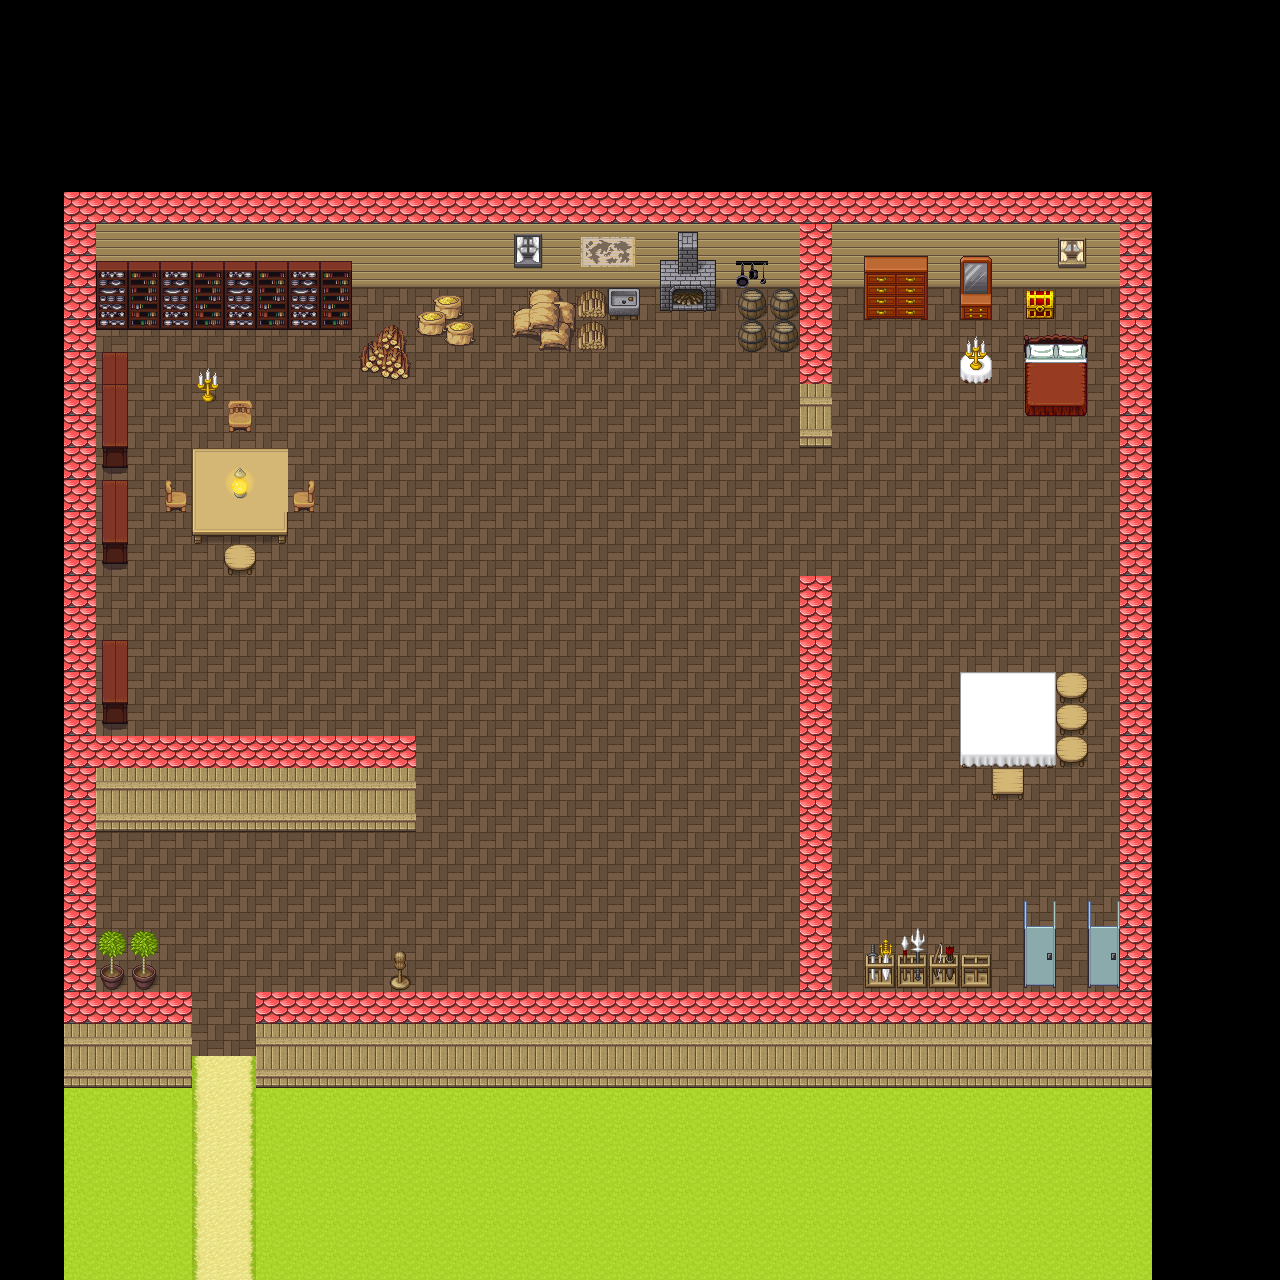

This is a level from a 2D game, rendered from its Tiled map with the project's own tilesets. A one-line summary and the map file follow, with tile-layer data summarised:
An orthogonal 40x40 tile map with 32x32 px tiles, 5 tile layers (grassLayer, floorLayer, wallLayer, furnitureLayer, ...), 3 tilesets.

<map version="1.5" tiledversion="1.7.2" orientation="orthogonal" renderorder="right-down" width="40" height="40" tilewidth="32" tileheight="32" infinite="0" nextlayerid="7" nextobjectid="1">
 <editorsettings>
  <export target="hunter-room.json" format="json" />
 </editorsettings>
 <tileset firstgid="1" name="pipoya-set" tilewidth="32" tileheight="32" tilecount="1064" columns="8">
  <image source="pipoya-set.png" width="256" height="4256" />
 </tileset>
 <tileset firstgid="1065" name="grassdirt" tilewidth="32" tileheight="32" tilecount="528" columns="8">
  <image source="grassdirt.png" width="256" height="2112" />
 </tileset>
 <tileset firstgid="1593" name="elements" tilewidth="32" tileheight="32" tilecount="1024" columns="32">
  <image source="elements.png" width="1024" height="1024" />
  <tile id="811">
   <properties>
    <property name="Boat" type="bool" value="true" />
   </properties>
  </tile>
  <tile id="813">
   <properties>
    <property name="Boat" type="bool" value="true" />
   </properties>
  </tile>
  <tile id="814">
   <properties>
    <property name="Boat" type="bool" value="true" />
   </properties>
  </tile>
  <tile id="843">
   <properties>
    <property name="Boat" type="bool" value="true" />
   </properties>
  </tile>
  <tile id="845">
   <properties>
    <property name="Boat" type="bool" value="true" />
   </properties>
  </tile>
  <tile id="846">
   <properties>
    <property name="Boat" type="bool" value="true" />
   </properties>
  </tile>
 </tileset>
 <layer id="1" name="grassLayer" width="40" height="40">
  <data>[1600 cells, 1156 non-empty, 3 distinct tile ids]</data>
 </layer>
 <layer id="2" name="floorLayer" width="40" height="40">
  <data>[1600 cells, 708 non-empty, 1 distinct tile ids]</data>
 </layer>
 <layer id="3" name="wallLayer" width="40" height="40">
  <data>[1600 cells, 290 non-empty, 6 distinct tile ids]</data>
 </layer>
 <layer id="4" name="furnitureLayer" width="40" height="40">
  <data>[1600 cells, 132 non-empty, 95 distinct tile ids]</data>
 </layer>
 <layer id="5" name="overlapfurnitureLayer" width="40" height="40">
  <data>[1600 cells, 6 non-empty, 6 distinct tile ids]</data>
 </layer>
</map>
